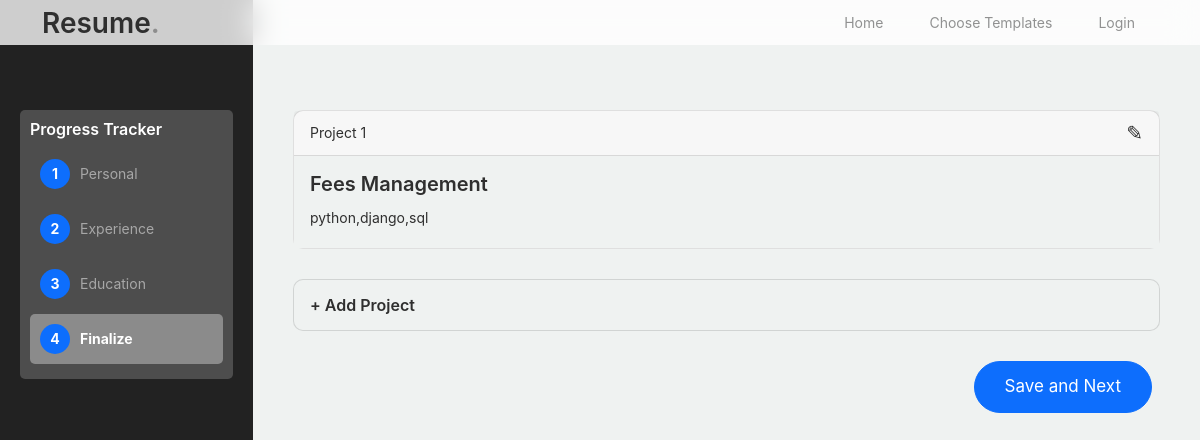
The page /edit_project (signed in) on the database as committed earlier.
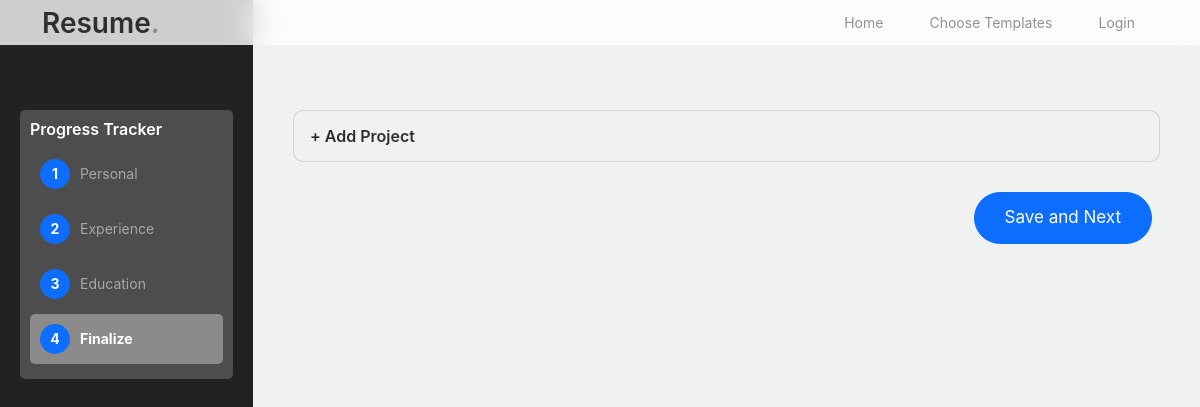
The same page on the database as committed later.
### resume_builder/models.py (models this page shows)
class Project(models.Model):
    user_id = models.ForeignKey('NewUser', on_delete=models.CASCADE)
    project_name = models.CharField(max_length=800,default='project_name')
    tools_used = models.CharField(max_length=800,default='company name')
    project_link = models.CharField(max_length=800,default='project link')
    description = models.CharField(max_length=1000,default='project description')

### resume_builder/views.py (the view)
# urls.py: path('edit_project',views.edit_project,name="edit_project"),
def edit_project(request):
    user_id=request.user.id
    details=Project.objects.filter(user_id_id=user_id)
    context={'details':details}
    return render(request,'edit_project.html',context)

### resume_builder/templates/edit_project.html (shortened to what this page needs)
<!doctype html>
<html lang="en">
<head>
		<link href="/static/home_assets/css/bootstrap.min.css" rel="stylesheet">
		<link href="https://cdnjs.cloudflare.com/ajax/libs/font-awesome/6.0.0-beta3/css/all.min.css" rel="stylesheet">
		<link href="/static/home_assets/css/tiny-slider.css" rel="stylesheet">
		<link href="/static/home_assets/css/style.css" rel="stylesheet">
        <link href="https://cdnjs.cloudflare.com/ajax/libs/font-awesome/5.15.3/css/all.min.css" rel="stylesheet">
	</head>
	<body>
		<nav class="custom-navbar navbar navbar-expand-md navbar-dark bg-dark fixed-top" aria-label="Furni navigation bar">
			<div class="container">
				<a class="navbar-brand" href="index.html">Resume<span>.</span></a>
				<div class="collapse navbar-collapse" id="navbarsFurni">
					<ul class="custom-navbar-nav navbar-nav ms-auto mb-2 mb-md-0">
						<li class="nav-item">
							<a class="nav-link" href="index.html">Home</a>
						</li>
						<li><a class="nav-link" href="shop.html">Choose Templates</a></li>
						<li><a class="nav-link" href="about.html">Login</a></li>
					</ul>
				</div>
			</div>
		</nav>
<div class="hero1">
		<div class="container1">
            <div class="sidebar" id="sidebar">
                <div class="tracking-system">
                    <h3>Progress Tracker</h3>
                    <ul class="tracking-steps">
                        <li class="step">
                            <div class="step-number">1</div>
                            Personal
                        </li>
                        <li class="step">
                            <div class="step-number">2</div>
                            Experience
                        </li>
                        <li class="step">
                            <div class="step-number">3</div>
                            Education
                        </li>
                        <li class="step active">
                            <div class="step-number">4</div>
                            Finalize
                        </li>
                    </ul>
                </div>
            </div>
            <div class="main-content" id="main-content">
                <div style="margin-top: 70px;">
                    {% for x in details %}
    <div class="card" style="border-radius: 10px; margin-bottom: 30px;">
        <a href="/edit_project_form/{{x.id}}" style="text-decoration: none;">
            <div class="card-header">
                Project 1
                <span style="float: right; font-size: 20px;">&#9998;</span>
            </div>
            <div class="card-body" style="background-color: #eff2f1;">
                <h5 class="card-title">{{x.project_name}}</h5>
                <p class="card-text">{{x.tools_used}}</p>
            </div>
        </a>
    </div>
{% endfor %}
                    <div id="addProjectCard" class="card" style="border-radius: 10px; margin-bottom: 30px; background-color: #eff2f1; cursor: pointer;">
                        <div class="card-body" style="padding-bottom: 7px;">
                            <h6 class="section-title">+ Add Project</h6>
                        </div>
                    </div>
                </div>
                <div class="button-container" style="text-align: right; margin-top: 20px;">
                  <a href="/template1"> <button  class="btn btn-primary me-2">Save and Next</button></a>
                </div>
            </div>
        </div>
		</div>
	</body>
</html>

Rows that differ between the two databases and show on the page:
removed Project: project_name "Fees Management", tools_used "python,django,sql"
